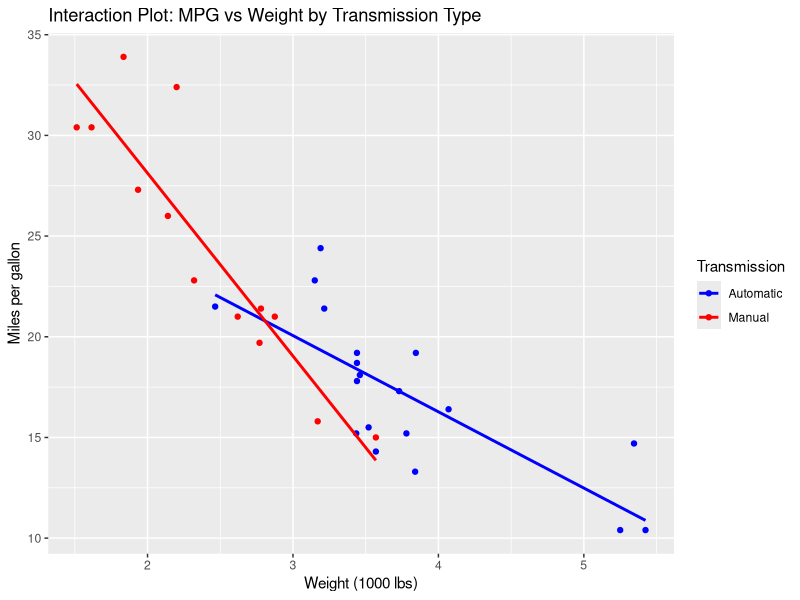
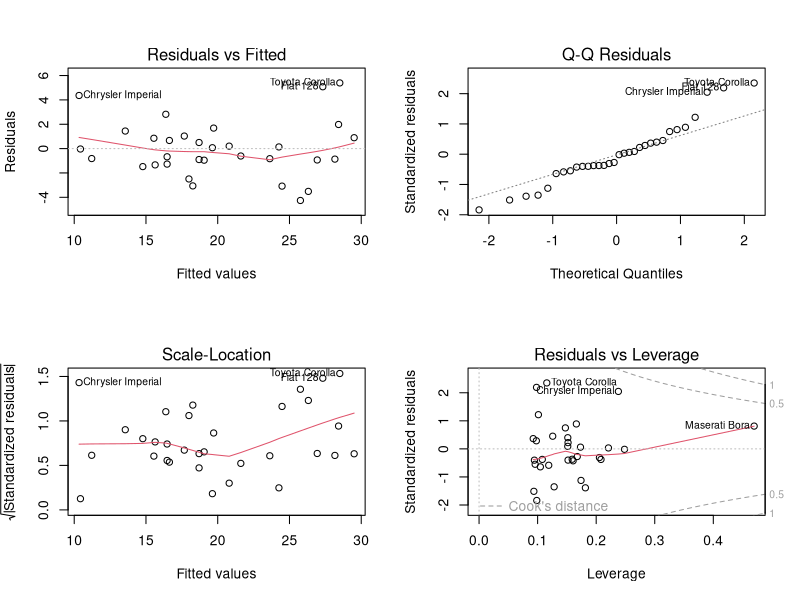

Here is the R script that generated these plots, in order:
## ---- chunk 1
knitr::opts_chunk$set(echo = TRUE)
## ---- chunk 2
data(mtcars)
model_1 = lm(mpg ~ hp + I(hp^2), data = mtcars)
summary(model_1)
## ---- chunk 3
b1 = coef(model_1)["hp"]
b2 = coef(model_1)["I(hp^2)"]
hp_vertex = -b1 / (2 * b2)
hp_vertex
## ---- chunk 4
model_2 = lm(mpg ~ hp, data = mtcars)
anova(model_2, model_1)
## ---- chunk 5
model_3 = lm(mpg ~ wt*am, data = mtcars)
summary(model_3)
## ---- chunk 6
library(ggplot2)
ggplot(mtcars, aes(x = wt, y = mpg, color = factor(am))) +
  geom_point() +
  geom_smooth(method = "lm", se = FALSE, formula = y ~ x) +
  labs(
    x = "Weight (1000 lbs)",
    y = "Miles per gallon",
    color = "Transmission",
    title = "Interaction Plot: MPG vs Weight by Transmission Type"
  ) +
  scale_color_manual(values = c("blue", "red"), labels = c("Automatic", "Manual"))
## ---- chunk 7
model_4 = lm(mpg ~ wt+am, data = mtcars)
anova(model_4, model_3)
## ---- chunk 8
model_5 = lm(mpg ~ wt + hp + factor(cyl), data = mtcars)
summary(model_5)
par(mfrow = c(2,2))
plot(model_5)
## ---- chunk 9
model_6 = lm(mpg ~ wt + I(wt^2) + hp + I(hp^2) + factor(cyl), data = mtcars)
summary(model_6)
## ---- chunk 10
hii = hatvalues(model_5)
ti = rstudent(model_5)
Di = cooks.distance(model_5)
influence_df = data.frame(
  car = rownames(mtcars),
  leverage = hii,
  studentized_resid = ti,
  cooksD = Di
)
head(influence_df[order(-influence_df$cooksD), ], 32)
## ---- chunk 11
library(knitr)

top3 <- data.frame(
  Car = c("Chrysler Imperial", "Toyota Corolla", "Maserati Bora"),
  Leverage = c(0.238, 0.116, 0.470),
  Studentized = c(2.19, 2.59, 0.81),
  CooksD = c(0.262, 0.145, 0.117)
)
kable(top3, caption = "The following table lists the top
      three observations with the largest Cook’s distance,
      along with their corresponding leverage (hii),
      studentized residuals ($t_1$), and Cook’s distance
      ($D_i$).", digits = 3, align = c("l", "r", "r", "r"))

## ---- chunk 12
mtcars_refit = mtcars[!rownames(mtcars) %in% "Chrysler Imperial", ]
model5_refit = lm(mpg ~ wt + hp + factor(cyl), data = mtcars_refit)
summary(model5_refit)

comparison <- data.frame(
  Original_Estimate = coef(model_5),
  Refit_Estimate = coef(model5_refit),
  Change_Percent = round((coef(model5_refit) - coef(model_5)) / coef(model_5) * 100, 1),
  Original_SE = summary(model_5)$coefficients[, 2],
  Refit_SE = summary(model5_refit)$coefficients[, 2]
)
knitr::kable(comparison, caption = "Comparison of
             Coefficients Before and After Removing Chrysler
             Imperial")

model_metrics <- data.frame(
  Metric = c("Residual SE", "Adjusted R²", "F-statistic"),
  Original = c(
    summary(model_5)$sigma,
    summary(model_5)$adj.r.squared,
    summary(model_5)$fstatistic[1]
  ),
  Refit = c(
    summary(model5_refit)$sigma,
    summary(model5_refit)$adj.r.squared,
    summary(model5_refit)$fstatistic[1]
  )
)

knitr::kable(model_metrics, caption = "Model Fit Comparison")
